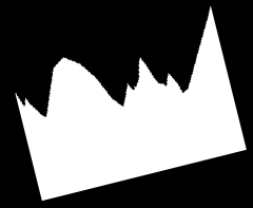
#> input picture data/set0/0.png, 253 x 208 px
$ python -i preprocess.py   (imports and definitions only)   (older library calls are emulated)
#> lines starting #> are read from the running program, lines starting #| are printed output that depends on the picture; after the words box and inside, x2 and y2 are one past the last pixel; in counts of white or black regions, pixels touching at a corner belong together
### utils.py
import numpy as np


def distance_to_line(point, l1, l2):
    return np.linalg.norm(np.cross(l2 - l1, l1 - point)) / np.linalg.norm(l2 - l1)


def perpendicular(a):
    b = np.empty_like(a)
    b[0] = -a[1]
    b[1] = a[0]
    return b


def normalize(a):
    a = np.array(a)
    return a / np.linalg.norm(a)


def vector_length(v):
    return (v[0] ** 2 + v[1] ** 2) ** 0.5


def distance_by_coords(x1, y1, x2, y2):
    dx = x2 - x1
    dy = y2 - y1
    return vector_length([dx, dy])


def distance_by_points(p1, p2):
    [x1, y1] = p1
    [x2, y2] = p2
    return distance_by_coords(x1, y1, x2, y2)


def dot_product(v, u):
    return v[0] * u[0] + v[1] * u[1]


def cosine_between_vectors(v, u):
    return dot_product(v, u) / vector_length(v) / vector_length(u)

### persp.py
import cv2
import numpy as np

MAX_WIDTH = 210
MAX_HEIGHT = 100
MARGIN_WIDTH = 5


def four_point_transform(img, rect):
    dst = np.array([
        [0, 0],
        [MAX_WIDTH - 1, 0],
        [MAX_WIDTH - 1, MAX_HEIGHT - 1],
        [0, MAX_HEIGHT - 1]], dtype="float32")

    m = cv2.getPerspectiveTransform(rect, dst)

    img_trans = cv2.warpPerspective(img, m, (MAX_WIDTH, MAX_HEIGHT))

    return img_trans[:, MARGIN_WIDTH:-MARGIN_WIDTH]

### preprocess.py
import cv2
import numpy as np

import persp
import utils


def get_img_trans(file_path):
#> called with file_path = 'data/set0/0.png'
    img = cv2.imread(file_path)
#> img is the input picture: shape (208, 253, 3); min 0, max 255, mean 103.7

    imgray = cv2.cvtColor(img, cv2.COLOR_BGR2GRAY)
    imgray = np.float32(imgray)

    corners = get_corners(imgray)
    hull = np.squeeze(cv2.convexHull(corners))

    [c1, b1, b2, c2] = get_significant_points(imgray, hull)
    top, top_vector = get_top(b1, b2, hull)

    cut_point_1 = get_cut_point(b1, c1, top_vector)
    cut_point_2 = get_cut_point(b2, c2, top_vector)

    rect = np.array([cut_point_1, cut_point_2, b2, b1], dtype='float32')
    img_trans = persp.four_point_transform(imgray, rect)
    return img_trans


def get_corners(imgray):
    dst = cv2.cornerHarris(imgray, 2, 3, 0.01)
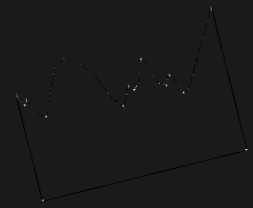
#> dst: shape (208, 253) float32; min -26662512, max 226091168, mean -157891.5; drawn with min black and max white
    dst = cv2.dilate(dst, None)
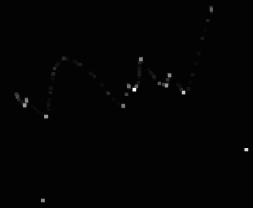
#> dst: shape (208, 253) float32; min -2907156, max 226091168, mean 751306.2; drawn with min black and max white

    ret, dst = cv2.threshold(dst, 0.01 * dst.max(), 255, 0)
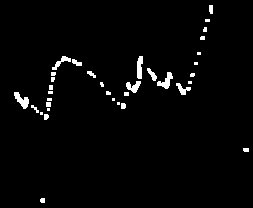
#> dst: shape (208, 253) float32; 2.4% white; 35 white regions (17 under 20 px), largest, box (x1, y1, x2, y2) and area: (14, 92, 29, 109) 129, (157, 72, 173, 89) 123, (137, 56, 143, 79) 112
#> ret = 2260911.7
    dst = np.uint8(dst)

    ret, labels, stats, centroids = cv2.connectedComponentsWithStats(dst)
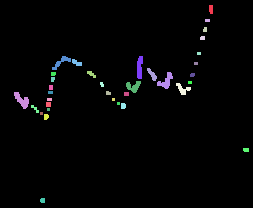
#> labels: shape (208, 253) int32; 36 distinct labels, from 0 to 35; one colour per label, 0 black
#> ret = 36; stats = 36 rows, first 6: [0, 0, 253, 208, 51381], [209, 5, 4, 9, 34], [205, 19, 5, 3, 15], [203, 27, 4, 5, 18], [200, 36, 5, 4, 19], [197, 52, 4, 3, 12]; centroids = 36 pairs, first value 21.47 to 245.6, second value 8.79 to 200

    criteria = (cv2.TERM_CRITERIA_EPS + cv2.TERM_CRITERIA_MAX_ITER, 100, 0.001)
    corners = cv2.cornerSubPix(imgray, np.float32(centroids), (5, 5), (-1, -1), criteria)
#> corners = 36 pairs, first value 21.47 to 246, second value 5.78 to 200.3
#> in get_img_trans, `corners = get_corners(imgray)`: corners = 36 pairs, first value 21 to 246, second value 5 to 200
#> in get_img_trans, `hull = np.squeeze(cv2.convexHull(corners))`: hull = [[246, 149], [41, 200], [21, 99], [60, 61], [210, 5]]

    return np.int0(corners)


def get_sections(hull):
    sections = []
    for i in range(-1, len(hull) - 1):
        sections.append(utils.distance_by_points(hull[i], hull[i + 1]))
#> this loop made 5 passes
#> (x1 in distance_by_points, y1 in distance_by_points, x2 in distance_by_points, y2 in distance_by_points) on passes 1 to 5: (210, 5, 246, 149), (246, 149, 41, 200), (41, 200, 21, 99), (21, 99, 60, 61), (60, 61, 210, 5)
#> after the loop, sections = [148.4, 211.2, 103, 54.45, 160.1]
    return sections


def get_top(b1, b2, hull):
    max_distance = 0
    top = np.array([], dtype=np.int)

    for p in hull:
        distance = utils.distance_to_line(p, b1, b2)
        if distance > max_distance:
            max_distance = distance
            top = p

    top_vector = max_distance * utils.perpendicular(utils.normalize(b2 - b1))
    return top, top_vector


def get_check_points(bottom1, bottom2, top1, top2):
    num_check_poits = 50
    offset = 2
    p1 = [int(bottom1[0] + offset * np.sign(top1[0] - bottom1[0])),
          int(bottom1[1] + offset * np.sign(top1[1] - bottom1[1]))]
    p2 = [int(bottom2[0] + offset * np.sign(top2[0] - bottom2[0])),
          int(bottom2[1] + offset * np.sign(top2[1] - bottom2[1]))]
    return np.array([np.linspace(p1[0], p2[0], num=num_check_poits, dtype=np.int16),
                     np.linspace(p1[1], p2[1], num=num_check_poits, dtype=np.int16)]).T


def is_edge(imgray, bottom1, bottom2, top1, top2, offset):
    max_black_count = 5
    check_points = get_check_points(bottom1, bottom2, top1, top2)
    black_count = 0
    for [x, y] in check_points[offset:]:
        if imgray[y][x] == 0:
            black_count += 1
    return black_count < max_black_count


def are_edges(points, imgray):
    [c1, b1, b2, c2] = points
    return is_edge(imgray, b1, b2, c1, c2, 1) and is_edge(imgray, c1, b1, c2, b2, 20) and is_edge(imgray, c2, b2, c1,
                                                                                                  b1, 20)


def get_significant_points_candidates(sections, hull):
    max_index = sections.index(max(sections))
#> max_index = 1
    points = [np.int0(hull[(max_index + i) % len(hull)]) for i in range(-2, 2)]
#> points = [[210, 5], [246, 149], [41, 200], [21, 99]]
    return max_index, points


def get_significant_points(imgray, hull):
    sections = get_sections(hull)
    max_index, points = get_significant_points_candidates(sections, hull)
#> max_index = 1; points = [[210, 5], [246, 149], [41, 200], [21, 99]]
    while not are_edges(points, imgray):
#> in are_edges, `[c1, b1, b2, c2] = points`: c1 = [210, 5]; b1 = [246, 149]; b2 = [41, 200]; c2 = [21, 99]
#> in is_edge, `max_black_count = 5`: max_black_count = 5
#> in get_check_points, `num_check_poits = 50`: num_check_poits = 50
#> in get_check_points, `offset = 2`: offset = 2
#> in get_check_points, `p1 = [int(bottom1[0] + offset * np.sign(top1[0] - bottom1[0])), int(bo..`: p1 = [244, 147]
#> in get_check_points, `p2 = [int(bottom2[0] + offset * np.sign(top2[0] - bottom2[0])), int(bo..`: p2 = [39, 198]
#> in is_edge, `black_count = 0`: black_count = 0
        sections[max_index] = 0
        max_index, points = get_significant_points_candidates(sections, hull)
#> this loop made 0 passes
#> in get_img_trans, `[c1, b1, b2, c2] = get_significant_points(imgray, hull)`: c1 = [210, 5]; b1 = [246, 149]; b2 = [41, 200]; c2 = [21, 99]
#> the loop in get_top, `for p in hull:` made 5 passes
#> (distance, max_distance, top) on passes 3 to 5: (102.8, 102.8, [21, 99]), (130.3, 130.3, [60, 61]), (148.4, 148.4, [210, 5])
#> (p, distance) on passes 1 to 2: ([246, 149], 0), ([41, 200], 0)
#> after the loop in get_top, `for p in hull:`: max_distance = 148.4
#> in normalize, `a = np.array(a)`: a = [-205, 51]
#> in perpendicular, `b = np.empty_like(a)`: b = [nan, 2.52e-322]
#> in get_top, `top_vector = max_distance * utils.perpendicular(utils.normalize(b2 - b..`: top_vector = [-35.83, -144]
#> in get_img_trans, `top, top_vector = get_top(b1, b2, hull)`: top = [210, 5]; top_vector = [-35.83, -144]
    return points


def get_cut_point(b, c, top_vector):
    if top_vector[1] == 0:
        return [b[0] + top_vector[0], b[1]]
    else:
        base_to_corner_vector = [c[0] - b[0], c[1] - b[1]]
#> base_to_corner_vector = [-36, -144]
        cosine = utils.cosine_between_vectors(base_to_corner_vector, top_vector)
#> cosine = 1
        ratio = utils.vector_length(top_vector) / utils.vector_length(base_to_corner_vector) / cosine
#> ratio = 1
        cut_point_vector = [base_to_corner_vector[0] * ratio, base_to_corner_vector[1] * ratio]
#> cut_point_vector = [-36, -144]
        return np.int0([b[0] + cut_point_vector[0], b[1] + cut_point_vector[1]])

>>> result = get_img_trans('data/set0/0.png')
#> in get_img_trans, `cut_point_1 = get_cut_point(b1, c1, top_vector)`: cut_point_1 = [210, 4]
#> in get_img_trans, `cut_point_2 = get_cut_point(b2, c2, top_vector)`: cut_point_2 = [12, 54]
#> in get_img_trans, `rect = np.array([cut_point_1, cut_point_2, b2, b1], dtype='float32')`: rect = [[210, 4], [12, 54], [41, 200], [246, 149]]
#> in four_point_transform, `m = cv2.getPerspectiveTransform(rect, dst)`: m = [[-1.01, 0.25, 210.3], [0.171, 0.677, -38.59], [8.11e-05, 0.000223, 1]]
#> in four_point_transform, `img_trans = cv2.warpPerspective(img, m, (MAX_WIDTH, MAX_HEIGHT))`:
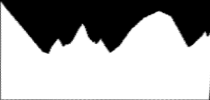
#> img_trans: shape (100, 210) float32; min 0, max 255, mean 169.4
#> in four_point_transform, `return img_trans[:, MARGIN_WIDTH:-MARGIN_WIDTH]`:
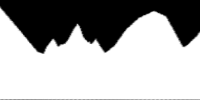
#> returned value: shape (100, 200) float32; min 0, max 255, mean 168.4

$ run again, on data/set0/1.png
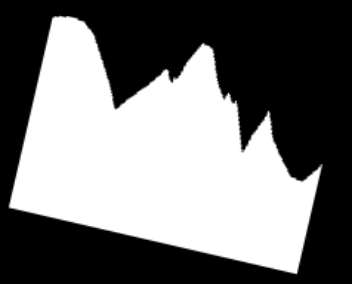
#> input picture data/set0/1.png, 352 x 284 px
#> in get_img_trans, img is the input picture: shape (284, 352, 3); min 0, max 255, mean 115
#> in get_corners, `ret, dst = cv2.threshold(dst, 0.01 * dst.max(), 255, 0)`:
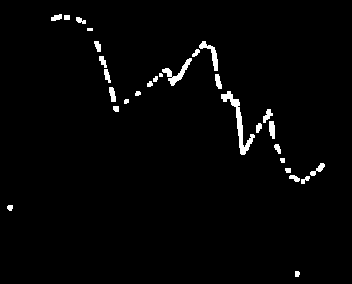
#> dst: shape (284, 352) float32; 2.1% white; 30 white regions (2 under 20 px), largest, box (x1, y1, x2, y2) and area: (221, 91, 255, 155) 463, (162, 58, 192, 86) 238, (199, 41, 218, 71) 178
#> in get_corners, `ret, dst = cv2.threshold(dst, 0.01 * dst.max(), 255, 0)`: ret = 1279827
#> labels: shape (284, 352) int32; 31 distinct labels, from 0 to 30
#> in get_corners, `ret, labels, stats, centroids = cv2.connectedComponentsWithStats(dst)`: ret = 31; stats = 31 rows, first 6: [0, 0, 352, 284, 97904], [51, 14, 11, 7, 55], [64, 15, 6, 5, 30], [76, 17, 10, 7, 45], [87, 28, 6, 3, 18], [94, 41, 7, 11, 55]; centroids = 31 pairs, first value 9.63 to 317.6, second value 17 to 273.4
#> in get_corners, `corners = cv2.cornerSubPix(imgray, np.float32(centroids), (5, 5), (-1,..`: corners = 31 pairs, first value 8.32 to 317.6, second value 16.21 to 273.5
#> in get_img_trans, `corners = get_corners(imgray)`: corners = 31 pairs, first value 8 to 317, second value 16 to 273
#> hull = [[317, 169], [296, 273], [8, 207], [52, 16], [66, 16], [210, 53]]
#> the loop in get_sections, `for i in range(-1, len(hull) - 1):` made 6 passes
#> (x1 in distance_by_points, y1 in distance_by_points, x2 in distance_by_points, y2 in distance_by_points) on passes 1 to 6: (210, 53, 317, 169), (317, 169, 296, 273), (296, 273, 8, 207), (8, 207, 52, 16), (52, 16, 66, 16), (66, 16, 210, 53)
#> after the loop in get_sections, `for i in range(-1, len(hull) - 1):`: sections = [157.8, 106.1, 295.5, 196, 14, 148.7]
#> in get_significant_points_candidates, `max_index = sections.index(max(sections))`: max_index = 2
#> in get_significant_points_candidates, `points = [np.int0(hull[(max_index + i) % len(hull)]) for i in range(-2..`: points = [[317, 169], [296, 273], [8, 207], [52, 16]]
#> in get_significant_points, `max_index, points = get_significant_points_candidates(sections, hull)`: max_index = 2; points = [[317, 169], [296, 273], [8, 207], [52, 16]]
#> in are_edges, `[c1, b1, b2, c2] = points`: c1 = [317, 169]; b1 = [296, 273]; b2 = [8, 207]; c2 = [52, 16]
#> max_black_count = 5
#> num_check_poits = 50
#> offset = 2
#> p1 = [298, 271]
#> p2 = [10, 205]
#> black_count = 0
#> in get_img_trans, `[c1, b1, b2, c2] = get_significant_points(imgray, hull)`: c1 = [317, 169]; b1 = [296, 273]; b2 = [8, 207]; c2 = [52, 16]
#> the loop in get_top, `for p in hull:` made 6 passes
#> (distance, max_distance, top) on passes 1, 4, 5: (106.1, 106.1, [317, 169]), (196, 196, [52, 16]), (199.1, 199.1, [66, 16])
#> after the loop in get_top, `for p in hull:`: max_distance = 199.1
#> a = [-288, -66]
#> b = [nan, nan]
#> in get_top, `top_vector = max_distance * utils.perpendicular(utils.normalize(b2 - b..`: top_vector = [44.48, -194.1]
#> in get_img_trans, `top, top_vector = get_top(b1, b2, hull)`: top = [66, 16]; top_vector = [44.48, -194.1]
#> base_to_corner_vector = [21, -104]
#> cosine = 1
#> ratio = 1.88
#> cut_point_vector = [39.43, -195.3]
#> cut_point_1 = [335, 77]
#> cut_point_2 = [52, 12]
#> rect = [[335, 77], [52, 12], [8, 207], [296, 273]]
#> m = [[-0.706, -0.141, 247.4], [-0.113, 0.491, -0.0278], [-2.21e-05, 8.51e-05, 1]]
#> in four_point_transform, `return img_trans[:, MARGIN_WIDTH:-MARGIN_WIDTH]`:
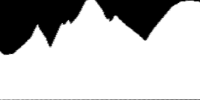
#> returned value: shape (100, 200) float32; min 0, max 255, mean 193.1
